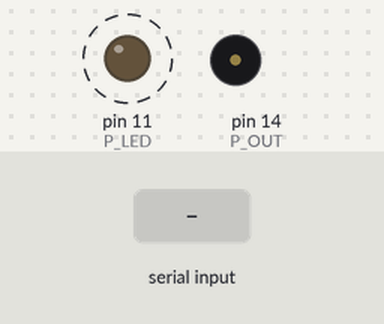
The sketch below on a simulated Arduino Mega 2560, built with avr-gcc and run on an emulated ATmega2560. Shown: output pins drawn as LEDs (lit = HIGH), buzzer (waves = sounding). Dashed ring = blinking. Inputs (shaded band) come from the test bench.

Above: at 1.2 s.
1.3 s: byte 116 ('t') received over Serial
At 1.85 s:
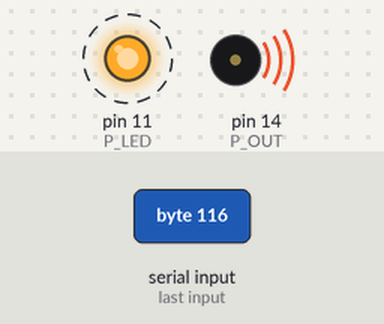
Timing chart, 0 to 10.3 s (numbered marks = the images above; inputs shaded):
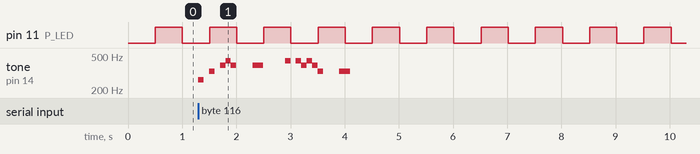

Measured:
- after the input at 1.3 s, tone on pin 14 (P_OUT): plays 262 Hz for 0.10 s, 330 Hz for 0.10 s, 392 Hz for 0.10 s, 440 Hz for 0.10 s, 392 Hz for 0.10 s, 392 Hz for 0.20 s … (13 notes in this stretch), starting at once
- by itself, pin 11 (P_LED): alternates HIGH for 0.50 s and LOW for 0.50 s

The sketch:

HammerPongSounds.ino
```cpp
#include "Arduino.h"

#define NOTE_B0  31
#define NOTE_C1  33
#define NOTE_CS1 35
#define NOTE_D1  37
#define NOTE_DS1 39
#define NOTE_E1  41
#define NOTE_F1  44
#define NOTE_FS1 46
#define NOTE_G1  49
#define NOTE_GS1 52
#define NOTE_A1  55
#define NOTE_AS1 58
#define NOTE_B1  62
#define NOTE_C2  65
#define NOTE_CS2 69
#define NOTE_D2  73
#define NOTE_DS2 78
#define NOTE_E2  82
#define NOTE_F2  87
#define NOTE_FS2 93
#define NOTE_G2  98
#define NOTE_GS2 104
#define NOTE_A2  110
#define NOTE_AS2 117
#define NOTE_B2  123
#define NOTE_C3  131
#define NOTE_CS3 139
#define NOTE_D3  147
#define NOTE_DS3 156
#define NOTE_E3  165
#define NOTE_F3  175
#define NOTE_FS3 185
#define NOTE_G3  196
#define NOTE_GS3 208
#define NOTE_A3  220
#define NOTE_AS3 233
#define NOTE_B3  247
#define NOTE_C4  262
#define NOTE_CS4 277
#define NOTE_D4  294
#define NOTE_DS4 311
#define NOTE_E4  330
#define NOTE_F4  349
#define NOTE_FS4 370
#define NOTE_G4  392
#define NOTE_GS4 415
#define NOTE_A4  440
#define NOTE_AS4 466
#define NOTE_B4  494
#define NOTE_C5  523
#define NOTE_CS5 554
#define NOTE_D5  587
#define NOTE_DS5 622
#define NOTE_E5  659
#define NOTE_F5  698
#define NOTE_FS5 740
#define NOTE_G5  784
#define NOTE_GS5 831
#define NOTE_A5  880
#define NOTE_AS5 932
#define NOTE_B5  988
#define NOTE_C6  1047
#define NOTE_CS6 1109
#define NOTE_D6  1175
#define NOTE_DS6 1245
#define NOTE_E6  1319
#define NOTE_F6  1397
#define NOTE_FS6 1480
#define NOTE_G6  1568
#define NOTE_GS6 1661
#define NOTE_A6  1760
#define NOTE_AS6 1865
#define NOTE_B6  1976
#define NOTE_C7  2093
#define NOTE_CS7 2217
#define NOTE_D7  2349
#define NOTE_DS7 2489
#define NOTE_E7  2637
#define NOTE_F7  2794
#define NOTE_FS7 2960
#define NOTE_G7  3136
#define NOTE_GS7 3322
#define NOTE_A7  3520
#define NOTE_AS7 3729
#define NOTE_B7  3951
#define NOTE_C8  4186
#define NOTE_CS8 4435
#define NOTE_D8  4699
#define NOTE_DS8 4978

#define P_OUT 14
#define P_LED 11

#define HWSERIAL Serial1
enum
{
  SOUND_NONE,
  SOUND_BEGIN,
  SOUND_SERVE,
  SOUND_RETURN,
  SOUND_SCORE,
  SOUND_TUNE
};
int whichSound = SOUND_NONE;
int count = 0;
unsigned long ms = 0;
unsigned long nextTick = 0;

char * tune =
//1---2---3---4---
"c.e.gag...g-...."
"a.agage...e-....";

void startSound(int which)
{
  whichSound = which;
  count = 0;
  nextTick = 0;
}

void runSounds(unsigned long ms)
{
  switch(whichSound)
  {
  case SOUND_NONE:
    noTone(P_OUT);
    nextTick = ms + 1000;
    break;
  case SOUND_BEGIN:
      if(count<30)
      {
          tone(P_OUT, 200+10*count);
          nextTick = ms + 25;
      }
      else
      {
          whichSound = SOUND_NONE;
      }
      break;
  case SOUND_SERVE:
      switch(count)
      {
        case 0:
          tone(P_OUT, 400);
          nextTick = ms + 50;
          break;
        case 1:
          whichSound = SOUND_NONE;
          break;
      }
      break;
  case SOUND_RETURN:
      switch(count)
      {
        case 0:
          tone(P_OUT, 200);
          nextTick = ms + 100;
          break;
        case 1:
          tone(P_OUT, 400);
          nextTick = ms + 100;
          break;
        case 2:
          whichSound = SOUND_NONE;
          break;
      }
      break;
  case SOUND_SCORE:
      switch(count)
      {
        case 0:
        case 1:
        case 2:
        case 3:
        case 4:
        case 5:
          tone(P_OUT, 400-50*count);
          nextTick = ms + 100;
          break;
        case 6:
          whichSound = SOUND_NONE;
          break;
      }
      break;
  case SOUND_TUNE:
      switch(tune[count])
      {
         case 'c': tone(P_OUT, NOTE_C4); break;
         case 'e': tone(P_OUT, NOTE_E4); break;
         case 'g': tone(P_OUT, NOTE_G4); break;
         case 'a': tone(P_OUT, NOTE_A4); break;
         case '.': noTone(P_OUT); break;
         case '-': break;
         case '\0': whichSound = SOUND_NONE; break;
      }
      nextTick = ms + 100;
      break;
  }
  count++;
}

void setup()
{
  HWSERIAL.begin(9600);
  Serial.begin(9600);
  pinMode(P_OUT,OUTPUT);
  pinMode(P_LED,OUTPUT);
  ms=0;
}

unsigned long q=0;
byte ledState=0;
void loop()
{
  unsigned long newMillis = millis();
  if(newMillis >= ms)
    ms = newMillis;
  else
    ms = 0;

  if(!ms || nextTick <= ms)
   runSounds(ms);


  if(q<ms)
  {
     digitalWrite(P_LED,ledState);
     q=ms+500;
     ledState=!ledState;
  }

  char ch=0;
  if(Serial.available())
    ch =Serial.read();
  else if(HWSERIAL.available())
    ch =HWSERIAL.read();
  switch(ch)
  {
    case 'n':
      startSound(SOUND_NONE);
      break;
    case 's':
      startSound(SOUND_SERVE);
      break;
    case 'b':
      startSound(SOUND_BEGIN);
      break;
    case 'r':
      startSound(SOUND_RETURN);
      break;
    case 'w':
      startSound(SOUND_SCORE);
      break;
    case 't':
      startSound(SOUND_TUNE);
      break;
  }
}
```
